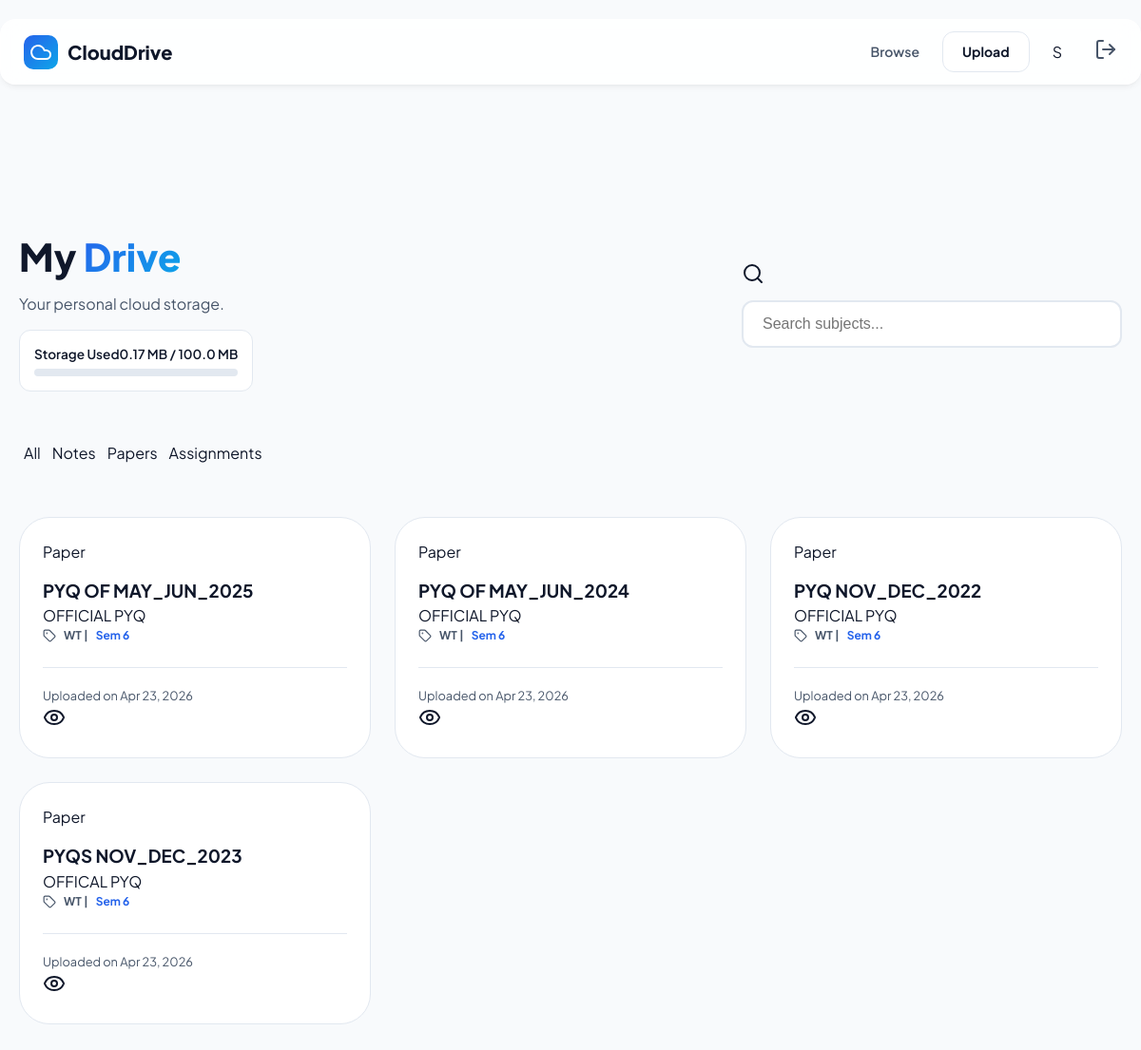
Page /browse/ (signed in) on the committed database.
### application/models.py (models this page shows, shortened)
class Material(models.Model):
    CATEGORY_CHOICES = [
        ('Notes', 'Notes'),
        ('Paper', 'Previous Year Papers'),
        ('Assignment', 'Assignments'),
    ]
    SEMESTER_CHOICES = [
        ('Sem 1', 'Semester 1'), ('Sem 2', 'Semester 2'),
        ('Sem 3', 'Semester 3'), ('Sem 4', 'Semester 4'),
        ('Sem 5', 'Semester 5'), ('Sem 6', 'Semester 6'),
        ('Sem 7', 'Semester 7'), ('Sem 8', 'Semester 8'),
    ]
    title = models.CharField(max_length=200)
    subject = models.CharField(max_length=100)
    semester = models.CharField(max_length=20, choices=SEMESTER_CHOICES, default='Sem 1')
    category = models.CharField(max_length=20, choices=CATEGORY_CHOICES)
    description = models.TextField(blank=True)
    file = models.FileField(upload_to='materials/')
    file_size = models.BigIntegerField(default=0)
    uploaded_by = models.ForeignKey(User, on_delete=models.CASCADE)
    uploaded_at = models.DateTimeField(auto_now_add=True)

### application/views.py (the view)
# urls.py: path('browse/', views.browse_materials, name='browse'),
@login_required(login_url='login')
def browse_materials(request):
    query = request.GET.get('search')
    category = request.GET.get('category')
    materials = Material.objects.filter(uploaded_by=request.user).order_by('-uploaded_at')
    if query:
        materials = materials.filter(
            Q(title__icontains=query) | Q(subject__icontains=query)
        )
    if category and category != 'All':
        materials = materials.filter(category=category)
    from django.db.models import Sum
    used_storage = Material.objects.filter(uploaded_by=request.user).aggregate(total=Sum('file_size'))['total'] or 0
    storage_limit = request.user.studentprofile.storage_limit
    context = {
        'materials': materials,
        'used_storage': used_storage,
        'storage_limit': storage_limit,
        'used_percentage': min(100, int((used_storage / storage_limit) * 100)) if storage_limit else 0,
        'used_storage_mb': round(used_storage / (1024 * 1024), 2),
        'storage_limit_mb': round(storage_limit / (1024 * 1024), 2)
    }
    return render(request, 'browse.html', context)

### templates/browse.html (shortened to what this page needs)
{% load static %}
<!DOCTYPE html>
<html lang="en">
<head>
    <link rel="stylesheet" href="{% static 'style.css' %}">
</head>
<body>
    <nav class="navbar">
        <div class="container nav-content">
            <a href="{% url 'index' %}" class="logo">
                <div class="logo-icon"><i data-lucide="cloud"></i></div>
                <span>CloudDrive</span>
            </a>
            <div class="nav-links">
                <a href="{% url 'browse' %}" class="nav-link active">Browse</a>
                <div id="nav-user" class="nav-links">
                    <a href="{% url 'upload' %}" class="btn btn-outline">Upload</a>
                    <div class="avatar" id="user-avatar">{{ user.username|slice:":1"|upper }}</div>
                    <form action="{% url 'logout' %}" method="post" style="display: inline; margin-left: 10px;">
                        <button type="submit" class="nav-link" style="border:none; background:none; cursor:pointer;">
                            <i data-lucide="log-out"></i>
                        </button>
                    </form>
                </div>
            </div>
        </div>
    </nav>
<main class="container">
    <header class="page-header">
        <div>
            <h1 style="font-size: 2.5rem; font-weight: 800; margin-bottom: 8px;">My <span class="gradient-text">Drive</span></h1>
            <p style="color: var(--text-muted);">Your personal cloud storage.</p>
            <div style="margin-top: 15px; background: white; padding: 15px; border-radius: 12px; border: 1px solid var(--border); width: 100%; max-width: 300px;">
                <div style="display: flex; justify-content: space-between; margin-bottom: 5px; font-size: 0.85rem; font-weight: 600;">
                    <span>Storage Used</span>
                    <span>{{ used_storage_mb }} MB / {{ storage_limit_mb }} MB</span>
                </div>
                <div style="width: 100%; background-color: #e2e8f0; border-radius: 999px; height: 8px;">
                </div>
            </div>
        </div>
        <div class="search-bar">
            <form method="GET" action="{% url 'browse' %}" id="search-form">
                <i data-lucide="search" class="search-icon"></i>
                <input type="text" name="search" id="search-input" placeholder="Search subjects..." class="search-input" value="{{ request.GET.search }}">
            </form>
        </div>
    </header>
    <div class="filters" id="filters">
        <a href="?category=" class="filter-btn {% if not request.GET.category %}active{% endif %}" data-cat="">All</a>
        <a href="?category=Notes" class="filter-btn {% if request.GET.category == 'Notes' %}active{% endif %}" data-cat="Notes">Notes</a>
        <a href="?category=Paper" class="filter-btn {% if request.GET.category == 'Paper' %}active{% endif %}" data-cat="Paper">Papers</a>
        <a href="?category=Assignment" class="filter-btn {% if request.GET.category == 'Assignment' %}active{% endif %}" data-cat="Assignment">Assignments</a>
    </div>
    <div class="grid" id="materials-grid" style="display: grid; grid-template-columns: repeat(auto-fill, minmax(320px, 1fr)); gap: 24px; align-items: stretch;">
        {% for m in materials %}
        <div class="card" style="display: flex; flex-direction: column; height: 100%; padding: 24px; position: relative;">
            <div style="flex-grow: 1;">
                <span class="card-tag tag-{{ m.category|lower }}">{{ m.category }}</span>
                <h3 class="card-title" style="margin-top: 15px;">{{ m.title }}</h3>
                <p class="card-desc">{{ m.description|truncatechars:80 }}</p>
                <div style="font-size: 0.75rem; font-weight: 700; color: var(--text-muted); margin-bottom: 24px; display: flex; align-items: center; gap: 8px;">
                    <i data-lucide="tag" style="width: 14px; height: 14px;"></i>
                    {{ m.subject }} | <span style="color: var(--primary);">{{ m.semester }}</span>
                </div>
            </div>
            <div class="card-footer" style="margin-top: auto; padding-top: 16px; border-top: 1px solid var(--border);">
                <div class="user-info">
                    <span class="user-name" style="color: var(--text-muted); font-size: 0.8rem;">Uploaded on {{ m.uploaded_at|date:"M d, Y" }}</span>
                </div>
                <div class="card-actions">
                    <a href="{% url 'view_material' m.pk %}" class="action-btn">
                        <i data-lucide="eye"></i>
                    </a>
                </div>
            </div>
        </div>
        {% empty %}
        <div style="grid-column: 1 / -1; text-align: center; padding: 60px; color: var(--text-muted);">
            <i data-lucide="folder-open" style="width: 48px; height: 48px; margin-bottom: 16px; opacity: 0.5;"></i>
            <p>No materials found matching your search.</p>
        </div>
        {% endfor %}
    </div>
</main>
</body>
</html>

### static/style.css (style rules this page uses)
body { padding-top: 100px; }
:root { --primary: #2563eb; --primary-hover: #1d4ed8; --secondary: #0ea5e9; --accent: #f59e0b; --bg: #f8fafc; --text: #0f172a; --text-muted: #475569; --card-bg: #ffffff; --border: #e2e8f0; --glass: rgba(255, 255, 255, 0.85); --shadow: 0 4px 6px -1px rgba(0, 0, 0, 0.05), 0 2px 4px -2px rgba(0, 0, 0, 0.05); --shadow-lg: 0 10px 15px -3px rgba(0, 0, 0, 0.05), 0 4px 6px -4px rgba(0, 0, 0, 0.02); }
body { transition: background-color 0.3s ease, color 0.3s ease; }
* { margin: 0; padding: 0; box-sizing: border-box; }
body { font-family: 'Plus Jakarta Sans', sans-serif; background-color: var(--bg); color: var(--text); line-height: 1.5; }
a { text-decoration: none; color: inherit; }
button { cursor: pointer; border: none; background: none; font-family: inherit; }
.container { max-width: 1200px; margin: 0 auto; padding: 0 20px; }
.navbar { position: fixed; top: 20px; left: 0; right: 0; z-index: 1000; }
.nav-content { background: var(--glass); backdrop-filter: blur(12px); border: 1px solid rgba(255, 255, 255, 0.3); border-radius: 16px; padding: 12px 24px; display: flex; justify-content: space-between; align-items: center; box-shadow: var(--shadow); }
.logo { display: flex; align-items: center; gap: 10px; font-weight: 800; font-size: 1.25rem; }
.logo-icon { width: 36px; height: 36px; background: linear-gradient(135deg, var(--primary), var(--secondary)); border-radius: 10px; display: flex; align-items: center; justify-content: center; color: white; }
.nav-links { display: flex; align-items: center; gap: 24px; }
.nav-link { font-size: 0.875rem; font-weight: 600; color: var(--text-muted); transition: color 0.2s; }
.btn { padding: 10px 20px; border-radius: 12px; font-weight: 700; font-size: 0.875rem; transition: all 0.2s; }
.btn-outline { background: var(--card-bg); border: 1px solid var(--border); color: var(--text); }
.gradient-text { background: linear-gradient(135deg, var(--primary), var(--secondary)); -webkit-background-clip: text; -webkit-text-fill-color: transparent; }
.page-header { padding-top: 140px; margin-bottom: 48px; display: flex; justify-content: space-between; align-items: center; flex-wrap: wrap; gap: 20px; }
.search-bar { position: relative; width: 100%; max-width: 400px; }
.search-input { width: 100%; padding: 14px 14px 14px 48px; background: var(--card-bg); border: 1px solid var(--border); border-radius: 16px; outline: none; transition: 0.3s; }
.grid { display: grid; grid-template-columns: repeat(auto-fill, minmax(320px, 1fr)); gap: 30px; padding-bottom: 60px; }
.card { background: var(--card-bg); padding: 30px; border-radius: 32px; border: 1px solid var(--border); display: flex; flex-direction: column; height: 100%; transition: all 0.3s ease; }
.filters { display: flex; gap: 12px; margin-bottom: 40px; overflow-x: auto; padding: 5px 5px 15px 5px; white-space: nowrap; -ms-overflow-style: none; scrollbar-width: none; }
.auth-input, input[type="text"], input[type="password"], input[type="email"] { width: 100%; padding: 14px 20px; margin: 10px 0; border-radius: 12px; border: 2px solid #e2e8f0; background: white; font-size: 1rem; transition: all 0.3s ease; box-sizing: border-box; }
.grid { display: grid !important; grid-template-columns: repeat(auto-fill, minmax(300px, 1fr)) !important; gap: 25px !important; align-items: stretch !important; }
.card { height: 100% !important; display: flex !important; flex-direction: column !important; justify-content: space-between !important; background: var(--card-bg); border: 1px solid var(--border); transition: transform 0.2s, box-shadow 0.2s; }

### rows in the picture
Material: category "Paper", title "PYQ OF MAY_JUN_2025", description "OFFICIAL PYQ", subject "WT", semester "Sem 6", uploaded_at "Apr 23, 2026"
Material: category "Paper", title "PYQ OF MAY_JUN_2024", description "OFFICIAL PYQ", subject "WT", semester "Sem 6", uploaded_at "Apr 23, 2026"
Material: category "Paper", title "PYQ NOV_DEC_2022", description "OFFICIAL PYQ", subject "WT", semester "Sem 6", uploaded_at "Apr 23, 2026"
Material: category "Paper", title "PYQS NOV_DEC_2023", description "OFFICAL PYQ", subject "WT", semester "Sem 6", uploaded_at "Apr 23, 2026"

### other values in the picture
{{ user.username|slice:":1"|upper }} "S"
{{ used_storage_mb }} "0.17"
{{ storage_limit_mb }} "100.0"
